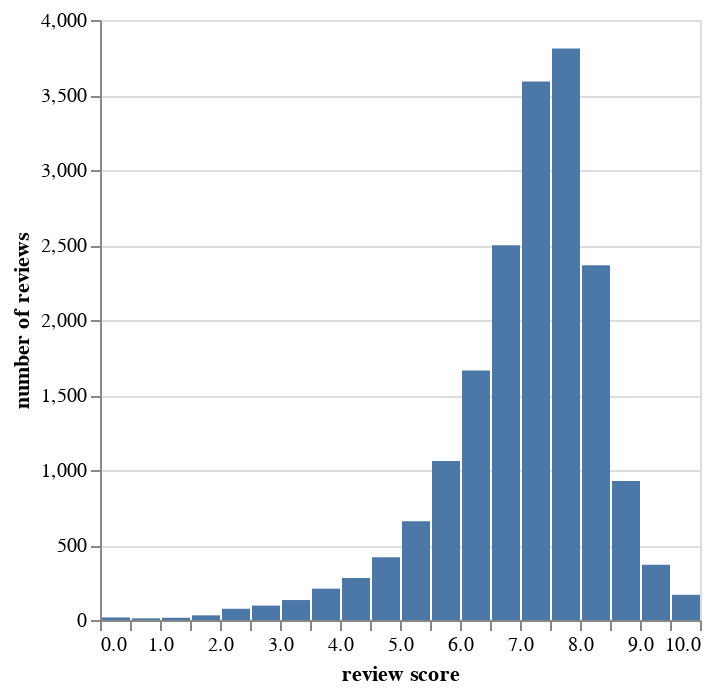

Notebook source saved alongside this figure:
### Code cell
music_plot = alt.Chart(pd.DataFrame(music_df.score)).mark_bar().encode(
    x=alt.X('score',bin=alt.Bin(step=0.5)).title('review score'),
    y=alt.Y('count()').title('number of reviews')
)
music_plot

### Figure 1 — Vega-Lite specification as saved in the notebook (floating-point values rounded to 4 significant figures; data arrays with more than 128 entries replaced by an {"elided": "..."} marker saying what was removed)
{"config": {"view": {"continuousWidth": 300, "continuousHeight": 300}}, "data": {"name": "data-38c49c376665381347b0b00e661e9746"}, "mark": {"type": "bar"}, "encoding": {"x": {"bin": {"step": 0.5}, "field": "score", "title": "review score", "type": "quantitative"}, "y": {"aggregate": "count", "title": "number of reviews", "type": "quantitative"}}, "$schema": "https://vega.github.io/schema/vega-lite/v5.8.0.json", "datasets": {"data-38c49c376665381347b0b00e661e9746": {"elided": "18393 records"}}}
